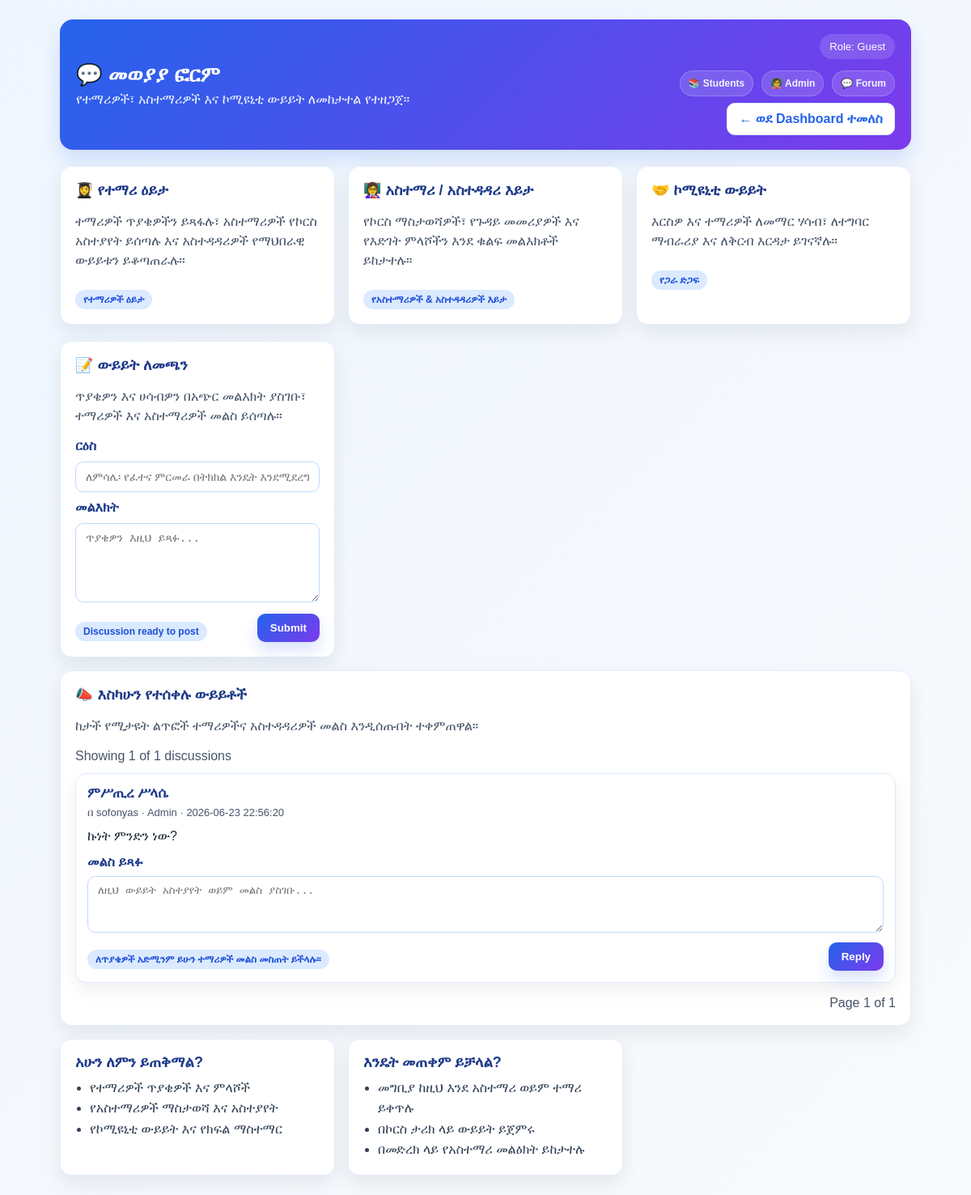
The page /discussion_forum.php on the database its author committed.
### tables this page shows
CREATE TABLE `discussion_posts` (
  `id` int(11) NOT NULL AUTO_INCREMENT,
  `topic` varchar(255) NOT NULL,
  `message` text NOT NULL,
  `author_name` varchar(255) NOT NULL,
  `author_role` varchar(50) NOT NULL DEFAULT 'Guest',
  `created_at` datetime DEFAULT current_timestamp(),
  PRIMARY KEY (`id`)
);

### db.php (called while the page is built, shortened)
<?php
if (!function_exists('safe')) {
    function safe($value): string
    {
        if (is_scalar($value)) {
            return htmlspecialchars((string)$value, ENT_QUOTES, 'UTF-8');
        }
        return '';
    }
}

### discussion_forum.php (the view, shortened to what this page needs)
<?php
require_once __DIR__ . '/db.php';
$roleLabel = 'Guest';
$backLink = 'dashboard.php';
$dashboardLabel = 'Dashboard';
$page = max(1, (int)($_GET['page'] ?? 1));
$perPage = 8;
$posts = [];
try {
    $pdo->exec('CREATE TABLE IF NOT EXISTS discussion_posts (
        id INT AUTO_INCREMENT PRIMARY KEY,
        topic VARCHAR(255) NOT NULL,
        message TEXT NOT NULL,
        author_name VARCHAR(255) NOT NULL,
        author_role VARCHAR(50) NOT NULL DEFAULT "Guest",
        created_at DATETIME DEFAULT CURRENT_TIMESTAMP
    ) ENGINE=InnoDB DEFAULT CHARSET=utf8mb4 COLLATE=utf8mb4_unicode_ci');
    $pdo->exec('CREATE TABLE IF NOT EXISTS discussion_replies (
        id INT AUTO_INCREMENT PRIMARY KEY,
        post_id INT NOT NULL,
        author_name VARCHAR(255) NOT NULL,
        author_role VARCHAR(50) NOT NULL DEFAULT "Guest",
        message TEXT NOT NULL,
        created_at DATETIME DEFAULT CURRENT_TIMESTAMP,
        FOREIGN KEY (post_id) REFERENCES discussion_posts(id) ON DELETE CASCADE
    ) ENGINE=InnoDB DEFAULT CHARSET=utf8mb4 COLLATE=utf8mb4_unicode_ci');
    $totalPosts = (int)$pdo->query('SELECT COUNT(*) FROM discussion_posts')->fetchColumn();
    $totalPages = max(1, (int)ceil($totalPosts / $perPage));
    $page = min($page, $totalPages);
    $offset = ($page - 1) * $perPage;
    $postStmt = $pdo->prepare('SELECT * FROM discussion_posts ORDER BY id DESC LIMIT :limit OFFSET :offset');
    $postStmt->bindValue(':limit', $perPage, PDO::PARAM_INT);
    $postStmt->bindValue(':offset', $offset, PDO::PARAM_INT);
    $postStmt->execute();
    $posts = $postStmt->fetchAll();
} catch (PDOException $e) {
    error_log('Forum thread fetch failed: ' . $e->getMessage());
}
?>
<!DOCTYPE html>
<html lang="am">
<head>
</head>
<body>
<div class="page">
  <div class="topbar">
    <div>
      <h1>💬 መወያያ ፎርም</h1>
      <p>የተማሪዎች፣ አስተማሪዎች እና ኮሚዩኒቲ ውይይት ለመከታተል የተዘጋጀ።</p>
    </div>
    <div style="text-align:right;">
      <span class="chip">Role: <?php echo safe($roleLabel); ?></span>
      <div class="mini-strip" style="justify-content:flex-end;">
        <span class="mini-chip">📚 Students</span>
        <span class="mini-chip">🧑‍🏫 Admin</span>
        <span class="mini-chip">💬 Forum</span>
      </div>
      <div style="margin-top: 8px;"><a class="btn" href="<?php echo safe($backLink); ?>">← ወደ <?php echo safe($dashboardLabel); ?> ተመለስ</a></div>
    </div>
  </div>
  <div class="grid">
    <div class="card">
      <h2>👩‍🎓 የተማሪ ዕይታ</h2>
      <p>ተማሪዎች ጥያቄዎችን ይጻፋሉ፣ አስተማሪዎች የኮርስ አስተያየት ይሰጣሉ እና አስተዳዳሪዎች የማህበራዊ ውይይቱን ይቆጣጠራሉ።</p>
      <span class="pill">የተማሪዎች ዕይታ</span>
    </div>
    <div class="card">
      <h2>👩‍🏫 አስተማሪ / አስተዳዳሪ እይታ</h2>
      <p>የኮርስ ማስታወሻዎች፣ የጉዳይ መመሪያዎች እና የእድገት ምላሾችን እንደ ቁልፍ መልእክቶች ይከታተሉ።</p>
      <span class="pill">የአስተማሪዎች & አስተዳዳሪዎች እይታ</span>
    </div>
    <div class="card">
      <h2>🤝 ኮሚዩኒቲ ውይይት</h2>
      <p>እርስዎ እና ተማሪዎች ለመማር ሃሳብ፣ ለተግባር ማብራሪያ እና ለቅርብ እርዳታ ይገናኛሉ።</p>
      <span class="pill">የጋራ ድጋፍ</span>
    </div>
  </div>
  <div class="grid">
    <div class="card">
      <h2>📝 ውይይት ለመጫን</h2>
      <p>ጥያቄዎን እና ሀሳብዎን በአጭር መልእክት ያስገቡ፣ ተማሪዎች እና አስተማሪዎች መልስ ይሰጣሉ።</p>
      <form class="forum-form" method="post" action="submit_discussion.php">
        <label for="topic" style="font-weight:700; color:#1e3a8a;">ርዕስ</label>
        <input id="topic" name="topic" type="text" placeholder="ለምሳሌ፡ የፈተና ምርመራ በትክክል እንዴት እንደሚደረግ?" />
        <label for="message" style="font-weight:700; color:#1e3a8a;">መልእክት</label>
        <textarea id="message" name="message" placeholder="ጥያቄዎን እዚህ ይጻፉ..."></textarea>
        <div class="action-row">
          <span class="pill">Discussion ready to post</span>
          <button class="submit-btn" type="submit">Submit</button>
        </div>
      </form>
    </div>
    <div class="card" style="grid-column: 1 / -1;">
      <h2>📣 እስካሁን የተሰቀሉ ውይይቶች</h2>
      <p>ከታች የሚታዩት ልጥፎች ተማሪዎችና አስተዳዳሪዎች መልስ እንዲሰጡበት ተቀምጠዋል።</p>
      <div style="margin-bottom: 12px; color:#475569;">Showing <?php echo count($posts); ?> of <?php echo $totalPosts; ?> discussions</div>
      <div class="forum-feed">
        <?php if ($posts === []): ?>
          <div class="post-card">ምንም ውይይት አሁን አልተመዘገበም። አዲስ ርዕስ በትክክል ይጫኑ።</div>
        <?php else: ?>
          <?php foreach ($posts as $post): ?>
            <article class="post-card">
              <h3><?php echo safe($post['topic']); ?></h3>
              <div class="post-meta">በ <?php echo safe($post['author_name']); ?> · <?php echo safe($post['author_role']); ?> · <?php echo safe($post['created_at']); ?></div>
              <div class="post-body"><?php echo nl2br(safe($post['message'])); ?></div>
              <form class="reply-form" method="post" action="submit_discussion.php">
                <label for="reply-<?php echo (int)$post['id']; ?>" style="font-weight:700; color:#1e3a8a;">መልስ ይጻፉ</label>
                <textarea id="reply-<?php echo (int)$post['id']; ?>" name="reply_message" placeholder="ለዚህ ውይይት አስተያየት ወይም መልስ ያስገቡ..."></textarea>
                <div class="action-row">
                  <span class="pill">ለጥያቄዎች አድሚንም ይሁን ተማሪዎች መልስ መስጠት ይችላሉ።</span>
                  <button class="submit-btn" type="submit">Reply</button>
                </div>
              </form>
            </article>
          <?php endforeach; ?>
        <?php endif; ?>
      </div>
      <div style="margin-top: 16px; display:flex; gap:8px; flex-wrap:wrap; align-items:center; justify-content:flex-end;">
        <span style="color:#475569;">Page <?php echo $page; ?> of <?php echo $totalPages; ?></span>
      </div>
    </div>
  <div class="card">
      <h2>አሁን ለምን ይጠቅማል?</h2>
      <ul>
        <li>የተማሪዎች ጥያቄዎች እና ምላሾች</li>
        <li>የአስተማሪዎች ማስታወሻ እና አስተያየት</li>
        <li>የኮሚዩኒቲ ውይይት እና የክፍል ማስተማር</li>
      </ul>
    </div>
    <div class="card">
      <h2>እንዴት መጠቀም ይቻላል?</h2>
      <ul>
        <li>መግቢያ ከዚህ እንደ አስተማሪ ወይም ተማሪ ይቀጥሉ</li>
        <li>በኮርስ ታሪክ ላይ ውይይት ይጀምሩ</li>
        <li>በመድረክ ላይ የአስተማሪ መልዕክት ይከታተሉ</li>
      </ul>
    </div>
  </div>
</div>
</body>
</html>

### discussion_forum.php (style rules this page uses)
:root { color-scheme: light; }
* { box-sizing: border-box; }
body { margin: 0; font-family: Arial, sans-serif; background: linear-gradient(135deg, #eff6ff, #f8fafc); color: #0f172a; }
.page { max-width: 1100px; margin: 0 auto; padding: 24px; }
.topbar { display: flex; justify-content: space-between; align-items: center; gap: 16px; background: linear-gradient(135deg, #2563eb, #7c3aed); color: #fff; padding: 18px 20px; border-radius: 16px; box-shadow: 0 12px 25px rgba(37, 99, 235, 0.18); }
.topbar h1 { margin: 0 0 6px; font-size: 26px; }
.topbar p { margin: 0; color: #eff6ff; }
.chip { display: inline-block; padding: 8px 12px; background: rgba(255,255,255,0.14); border-radius: 999px; font-size: 13px; }
.btn { display: inline-block; text-decoration: none; padding: 10px 14px; border-radius: 10px; background: #fff; color: #2563eb; font-weight: 700; border: 1px solid #dbeafe; }
.grid { display: grid; grid-template-columns: repeat(auto-fit, minmax(300px, 1fr)); gap: 16px; margin-top: 20px; }
.card { background: #fff; border-radius: 14px; padding: 18px; box-shadow: 0 10px 24px rgba(15, 23, 42, 0.08); border: 1px solid #e5eefb; }
.card h2 { margin-top: 0; margin-bottom: 8px; font-size: 18px; color: #1e3a8a; }
.card p { color: #475569; line-height: 1.5; }
ul { margin: 0; padding-left: 18px; color: #334155; line-height: 1.6; }
.pill { display: inline-block; margin-top: 8px; padding: 5px 10px; border-radius: 999px; background: #dbeafe; color: #1d4ed8; font-size: 12px; font-weight: 700; }
.mini-strip { display: flex; gap: 10px; flex-wrap: wrap; margin-top: 14px; }
.mini-chip { display: inline-flex; align-items: center; gap: 6px; padding: 8px 10px; border-radius: 999px; background: rgba(255,255,255,0.14); color: #eff6ff; font-size: 12px; font-weight: 700; border: 1px solid rgba(255,255,255,0.2); }
.forum-form { display: flex; flex-direction: column; gap: 10px; }
.forum-form input, .forum-form textarea { width: 100%; border: 1px solid #bfdbfe; border-radius: 10px; padding: 10px 12px; font-size: 14px; color: #0f172a; background: #fff; }
.forum-form textarea { min-height: 98px; resize: vertical; }
.action-row { display: flex; justify-content: space-between; align-items: center; gap: 12px; flex-wrap: wrap; margin-top: 4px; }
.forum-feed { display: flex; flex-direction: column; gap: 14px; }
.post-card { border: 1px solid #dbeafe; border-radius: 14px; padding: 14px; background: #fff; box-shadow: 0 10px 24px rgba(15, 23, 42, 0.06); }
.post-card h3 { margin: 0 0 6px; color: #1e3a8a; font-size: 17px; }
.post-meta { color: #475569; font-size: 13px; margin-bottom: 8px; }
.post-body { color: #1f2937; line-height: 1.6; white-space: pre-wrap; }
.reply-form { display: flex; flex-direction: column; gap: 8px; margin-top: 10px; }
.reply-form textarea { min-height: 70px; border: 1px solid #bfdbfe; border-radius: 10px; padding: 10px 12px; }
.submit-btn { display: inline-flex; align-items: center; justify-content: center; border: none; border-radius: 10px; padding: 10px 16px; background: linear-gradient(135deg, #2563eb, #7c3aed); color: #fff; font-weight: 700; cursor: pointer; box-shadow: 0 10px 18px rgba(37, 99, 235, 0.18); }

### rows shown on the page
discussion_posts: topic "ምሥጢረ ሥላሴ", author_name "sofonyas", author_role "Admin", created_at "2026-06-23 22:56:20", message "ኩነት ምንድን ነው?", reply_message "ለዚህ ውይይት አስተያየት ወይም መልስ ያስገቡ..."

### other values the page prints
safe($roleLabel) "Guest"
safe($dashboardLabel) "Dashboard"
count($posts) "1"
$totalPosts "1"
$page "1"
$totalPages "1"
